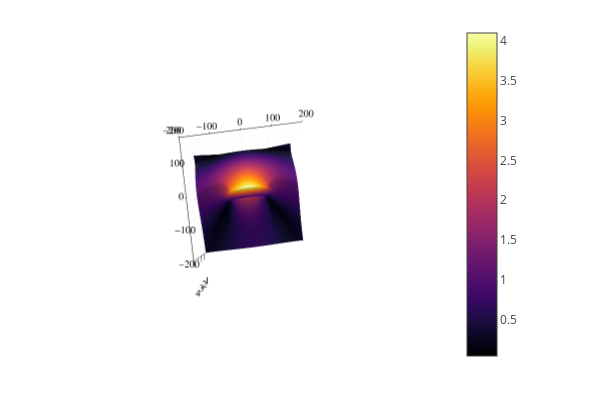

Notebook source saved alongside this figure:
### Code cell
plotly()
surface(xA,yA,imagenH)

### Figure 1 — Plotly figure (JSON) as saved in the notebook; plotly's stock layout.template omitted (floating-point values rounded to 4 significant figures; data arrays with more than 128 entries replaced by an {"elided": "..."} marker saying what was removed)
{"data": [{"cmax": 4.096, "cmin": 0.03608, "colorbar": {"len": 0.9525, "title": {"text": ""}, "x": 0.7615, "y": 0.5139}, "colorscale": {"elided": "256x2 mixed values"}, "name": "y1", "opacity": null, "scene": "scene", "showlegend": false, "showscale": true, "type": "surface", "x": [-200, -190, -180, -170, -160, -150, -140, -130, -120, -110, -100, -90, -80, -70, -60, -50, -40, -30, -20, -10, 0, 10, 20, 30, 40, 50, 60, 70, 80, 90, 100, 110, 120, 130, 140, 150, 160, 170, 180, 190, 200], "xaxis": "x", "y": [-200, -190, -180, -170, -160, -150, -140, -130, -120, -110, -100, -90, -80, -70, -60, -50, -40, -30, -20, -10, 0, 10, 20, 30, 40, 50, 60, 70, 80, 90, 100, 110, 120, 130, 140, 150, 160, 170, 180, 190, 200], "yaxis": "y", "z": {"elided": "41x41 float values"}, "zaxis": "z", "zmax": 4.096, "zmin": 0.03608}], "layout": {"annotations": [], "height": 400, "legend": {"bgcolor": "rgba(255, 255, 255, 1.000)", "bordercolor": "rgba(0, 0, 0, 1)", "borderwidth": 1, "font": {"color": "rgba(0, 0, 0, 1)", "family": "sans-serif", "size": 11}, "title": {"font": {"color": "rgba(0, 0, 0, 1)", "family": "sans-serif", "size": 15}, "text": ""}, "tracegroupgap": 0, "traceorder": "normal", "x": 1, "xanchor": "auto", "y": 1, "yanchor": "auto"}, "margin": {"b": 20, "l": 0, "r": 0, "t": 20}, "paper_bgcolor": "rgba(255, 255, 255, 1.000)", "plot_bgcolor": "rgba(255, 255, 255, 1.000)", "scene": {"aspectmode": "auto", "aspectratio": {"x": 1, "y": 1, "z": 1}, "camera": {"center": {"x": 0, "y": 0, "z": 0}, "eye": {"x": -0.03497, "y": -0.2714, "z": 3.809}, "projection": {"type": "perspective"}, "up": {"x": 0, "y": 0, "z": 1}}, "domain": {"x": [0.06582, 0.7615], "y": [0.03762, 0.9902]}, "xaxis": {"gridcolor": "rgba(0, 0, 0, 0.1)", "gridwidth": 0.5, "linecolor": "rgba(0, 0, 0, 1)", "mirror": false, "range": [-200, 200], "showgrid": true, "showline": true, "showticklabels": true, "tickangle": 0, "tickcolor": "rgb(0, 0, 0)", "tickfont": {"color": "rgba(0, 0, 0, 1)", "family": "sans-serif", "size": 11}, "tickmode": "array", "ticks": "inside", "ticktext": ["−200", "−100", "0", "100", "200"], "tickvals": [-200, -100, 0, 100, 200], "title": {"font": {"color": "rgba(0, 0, 0, 1)", "family": "sans-serif", "size": 15}, "text": ""}, "type": "linear", "visible": true, "zeroline": false, "zerolinecolor": "rgba(0, 0, 0, 1)"}, "yaxis": {"gridcolor": "rgba(0, 0, 0, 0.1)", "gridwidth": 0.5, "linecolor": "rgba(0, 0, 0, 1)", "mirror": false, "range": [-200, 200], "showgrid": true, "showline": true, "showticklabels": true, "tickangle": 0, "tickcolor": "rgb(0, 0, 0)", "tickfont": {"color": "rgba(0, 0, 0, 1)", "family": "sans-serif", "size": 11}, "tickmode": "array", "ticks": "inside", "ticktext": ["−200", "−100", "0", "100", "200"], "tickvals": [-200, -100, 0, 100, 200], "title": {"font": {"color": "rgba(0, 0, 0, 1)", "family": "sans-serif", "size": 15}, "text": ""}, "type": "linear", "visible": true, "zeroline": false, "zerolinecolor": "rgba(0, 0, 0, 1)"}, "zaxis": {"gridcolor": "rgba(0, 0, 0, 0.1)", "gridwidth": 0.5, "linecolor": "rgba(0, 0, 0, 1)", "mirror": false, "range": [0.03608, 4.096], "showgrid": true, "showline": true, "showticklabels": true, "tickangle": 0, "tickcolor": "rgb(0, 0, 0)", "tickfont": {"color": "rgba(0, 0, 0, 1)", "family": "sans-serif", "size": 11}, "tickmode": "array", "ticks": "inside", "ticktext": ["1", "2", "3", "4"], "tickvals": [1, 2, 3, 4], "title": {"font": {"color": "rgba(0, 0, 0, 1)", "family": "sans-serif", "size": 15}, "text": ""}, "type": "linear", "visible": true, "zeroline": false, "zerolinecolor": "rgba(0, 0, 0, 1)"}}, "showlegend": true, "width": 600}}
